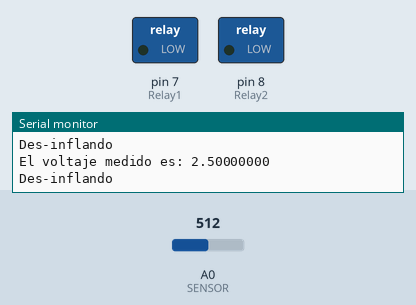
Simulated run of this sketch. Board: Arduino Uno, built with avr-gcc and run on an emulated ATmega328P. On the bench: switched loads named in the sketch (green lamp = pin HIGH), the last lines printed to the serial monitor. The test bench sets the inputs (shaded band); at power-on: A0 (SENSOR) = 512.

Above: at 1.2 s.
1.3 s: A0 (SENSOR) set to 113
2.8 s: A0 (SENSOR) set to 98
At 3.9 s:
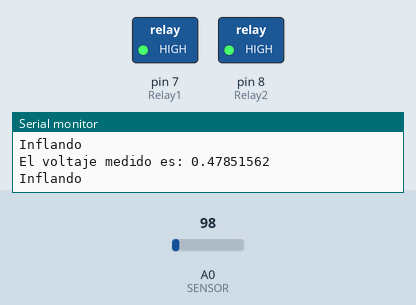
4.3 s: A0 (SENSOR) set to 122
At 4.7 s:
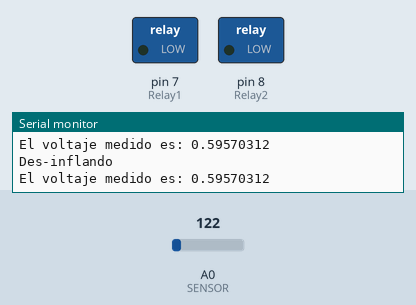
5.8 s: A0 (SENSOR) set to 0
At 6.7 s:
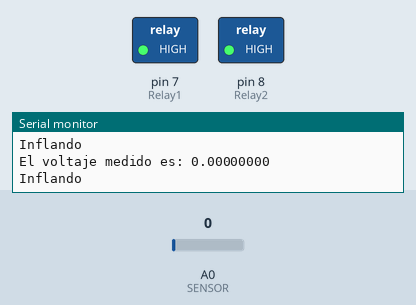
Timing chart, 0 to 8.3 s (numbered marks = the images above; inputs shaded):
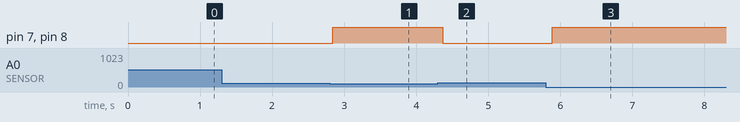

The sketch:

final.ino
```cpp
// Incluímos la librería para poder controlar el servo
#include <Servo.h>

// Declaramos la variable para controlar el servo
Servo servoMotor;
#define SENSOR A0//the YELLOW pin of the Sensor is connected with A0 of Arduino/OPEN-SMART UNO R3
int Relay1 = 7 ;
int Relay2 = 8;
void setup()
{
    Serial.begin(9600);
    pinMode(Relay1, OUTPUT);     //Set Pin12 as output
    pinMode(Relay2, OUTPUT);     //Set Pin12 as output
}
void loop()

{
  int raw = analogRead(SENSOR);
  float voltaje = (float) raw * 5.0 / 1024.0;
  Serial.print("El voltaje medido es: ");
  //Serial.println((float) raw * 5.0 / 1024.0,  8);
  Serial.println(voltaje, 8);
  if(voltaje < 0.515){
    Serial.println("Inflando");
    servoMotor.write(5);
    digitalWrite(Relay1, HIGH);   //Turn off relay
    digitalWrite(Relay2, HIGH);   //Turn off relay
    delay(100);
    }
   else if (voltaje > 0.515){
        Serial.println("Des-inflando");
        servoMotor.write(95);
        digitalWrite(Relay1, LOW);    //Turn on relay
        digitalWrite(Relay2, LOW);    //Turn on relay
        delay(100);
    }
}
```

Measured:
- the behaviour switches between 106 and 105 on A0 (SENSOR) (found by bisection; images 0 and 1)
- after the input at 2.8 s, pin 7 (Relay1), pin 8 (Relay2): LOW → HIGH at once
- after the input at 4.3 s, pin 7 (Relay1), pin 8 (Relay2): HIGH → LOW after 0.07 s
- after the input at 5.8 s, pin 7 (Relay1), pin 8 (Relay2): LOW → HIGH after 0.09 s
